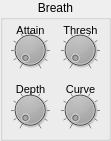
      <widget class="QGroupBox" name="groupBox_20" >
       <property name="geometry" >
        <rect>
         <x>360</x>
         <y>10</y>
         <width>111</width>
         <height>141</height>
        </rect>
       </property>
       <property name="title" >
        <string>Breath</string>
       </property>
       <property name="alignment" >
        <set>Qt::AlignHCenter</set>
       </property>
       <property name="flat" >
        <bool>true</bool>
       </property>
       <widget class="QDial" name="dial_11" >
        <property name="geometry" >
         <rect>
          <x>260</x>
          <y>30</y>
          <width>50</width>
          <height>50</height>
         </rect>
        </property>
        <property name="sliderPosition" >
         <number>50</number>
        </property>
       </widget>
       <widget class="QDial" name="osc2_breathAttain_dial" >
        <property name="geometry" >
         <rect>
          <x>10</x>
          <y>30</y>
          <width>40</width>
          <height>40</height>
         </rect>
        </property>
        <property name="palette" >
         <palette>
          <active>
           <colorrole role="Button" >
            <brush brushstyle="SolidPattern" >
             <color alpha="255" >
              <red>0</red>
              <green>0</green>
              <blue>0</blue>
             </color>
            </brush>
           </colorrole>
          </active>
          <inactive>
           <colorrole role="Button" >
            <brush brushstyle="SolidPattern" >
             <color alpha="255" >
              <red>0</red>
              <green>0</green>
              <blue>0</blue>
             </color>
            </brush>
           </colorrole>
          </inactive>
          <disabled>
           <colorrole role="Button" >
            <brush brushstyle="SolidPattern" >
             <color alpha="255" >
              <red>0</red>
              <green>0</green>
              <blue>0</blue>
             </color>
            </brush>
           </colorrole>
          </disabled>
         </palette>
        </property>
        <property name="maximum" >
         <number>127</number>
        </property>
        <property name="value" >
         <number>0</number>
        </property>
        <property name="sliderPosition" >
         <number>0</number>
        </property>
        <property name="notchTarget" >
         <double>12.800000000000001</double>
        </property>
        <property name="notchesVisible" >
         <bool>true</bool>
        </property>
       </widget>
       <widget class="QDial" name="osc2_breathThresh_dial" >
        <property name="geometry" >
         <rect>
          <x>60</x>
          <y>30</y>
          <width>40</width>
          <height>40</height>
         </rect>
        </property>
        <property name="palette" >
         <palette>
          <active>
           <colorrole role="Button" >
            <brush brushstyle="SolidPattern" >
             <color alpha="255" >
              <red>0</red>
              <green>0</green>
              <blue>0</blue>
             </color>
            </brush>
           </colorrole>
          </active>
          <inactive>
           <colorrole role="Button" >
            <brush brushstyle="SolidPattern" >
             <color alpha="255" >
              <red>0</red>
              <green>0</green>
              <blue>0</blue>
             </color>
            </brush>
           </colorrole>
          </inactive>
          <disabled>
           <colorrole role="Button" >
            <brush brushstyle="SolidPattern" >
             <color alpha="255" >
              <red>0</red>
              <green>0</green>
              <blue>0</blue>
             </color>
            </brush>
           </colorrole>
          </disabled>
         </palette>
        </property>
        <property name="maximum" >
         <number>127</number>
        </property>
        <property name="value" >
         <number>0</number>
        </property>
        <property name="sliderPosition" >
         <number>0</number>
        </property>
        <property name="notchTarget" >
         <double>12.800000000000001</double>
        </property>
        <property name="notchesVisible" >
         <bool>true</bool>
        </property>
       </widget>
       <widget class="QDial" name="osc2_breathDepth_dial" >
        <property name="geometry" >
         <rect>
          <x>10</x>
          <y>90</y>
          <width>40</width>
          <height>40</height>
         </rect>
        </property>
        <property name="palette" >
         <palette>
          <active>
           <colorrole role="Button" >
            <brush brushstyle="SolidPattern" >
             <color alpha="255" >
              <red>0</red>
              <green>0</green>
              <blue>0</blue>
             </color>
            </brush>
           </colorrole>
          </active>
          <inactive>
           <colorrole role="Button" >
            <brush brushstyle="SolidPattern" >
             <color alpha="255" >
              <red>0</red>
              <green>0</green>
              <blue>0</blue>
             </color>
            </brush>
           </colorrole>
          </inactive>
          <disabled>
           <colorrole role="Button" >
            <brush brushstyle="SolidPattern" >
             <color alpha="255" >
              <red>0</red>
              <green>0</green>
              <blue>0</blue>
             </color>
            </brush>
           </colorrole>
          </disabled>
         </palette>
        </property>
        <property name="maximum" >
         <number>127</number>
        </property>
        <property name="value" >
         <number>0</number>
        </property>
        <property name="sliderPosition" >
         <number>0</number>
        </property>
        <property name="notchTarget" >
         <double>12.800000000000001</double>
        </property>
        <property name="notchesVisible" >
         <bool>true</bool>
        </property>
       </widget>
       <widget class="QDial" name="osc2_breathCurve_dial" >
        <property name="geometry" >
         <rect>
          <x>60</x>
          <y>90</y>
          <width>40</width>
          <height>40</height>
         </rect>
        </property>
        <property name="palette" >
         <palette>
          <active>
           <colorrole role="Button" >
            <brush brushstyle="SolidPattern" >
             <color alpha="255" >
              <red>0</red>
              <green>0</green>
              <blue>0</blue>
             </color>
            </brush>
           </colorrole>
          </active>
          <inactive>
           <colorrole role="Button" >
            <brush brushstyle="SolidPattern" >
             <color alpha="255" >
              <red>0</red>
              <green>0</green>
              <blue>0</blue>
             </color>
            </brush>
           </colorrole>
          </inactive>
          <disabled>
           <colorrole role="Button" >
            <brush brushstyle="SolidPattern" >
             <color alpha="255" >
              <red>0</red>
              <green>0</green>
              <blue>0</blue>
             </color>
            </brush>
           </colorrole>
          </disabled>
         </palette>
        </property>
        <property name="maximum" >
         <number>127</number>
        </property>
        <property name="value" >
         <number>0</number>
        </property>
        <property name="sliderPosition" >
         <number>0</number>
        </property>
        <property name="notchTarget" >
         <double>12.800000000000001</double>
        </property>
        <property name="notchesVisible" >
         <bool>true</bool>
        </property>
       </widget>
       <widget class="QLabel" name="label_18" >
        <property name="geometry" >
         <rect>
          <x>10</x>
          <y>20</y>
          <width>41</width>
          <height>20</height>
         </rect>
        </property>
        <property name="font" >
         <font>
          <pointsize>8</pointsize>
         </font>
        </property>
        <property name="text" >
         <string>Attain</string>
        </property>
        <property name="alignment" >
         <set>Qt::AlignCenter</set>
        </property>
       </widget>
       <widget class="QLabel" name="label_19" >
        <property name="geometry" >
         <rect>
          <x>60</x>
          <y>20</y>
          <width>41</width>
          <height>20</height>
         </rect>
        </property>
        <property name="font" >
         <font>
          <pointsize>8</pointsize>
         </font>
        </property>
        <property name="text" >
         <string>Thresh</string>
        </property>
        <property name="alignment" >
         <set>Qt::AlignCenter</set>
        </property>
       </widget>
       <widget class="QLabel" name="label_20" >
        <property name="geometry" >
         <rect>
          <x>0</x>
          <y>80</y>
          <width>61</width>
          <height>18</height>
         </rect>
        </property>
        <property name="font" >
         <font>
          <pointsize>8</pointsize>
         </font>
        </property>
        <property name="text" >
         <string>Depth</string>
        </property>
        <property name="alignment" >
         <set>Qt::AlignCenter</set>
        </property>
       </widget>
       <widget class="QLabel" name="label_21" >
        <property name="geometry" >
         <rect>
          <x>50</x>
          <y>80</y>
          <width>61</width>
          <height>18</height>
         </rect>
        </property>
        <property name="font" >
         <font>
          <pointsize>8</pointsize>
         </font>
        </property>
        <property name="text" >
         <string>Curve</string>
        </property>
        <property name="alignment" >
         <set>Qt::AlignCenter</set>
        </property>
       </widget>
      </widget>
